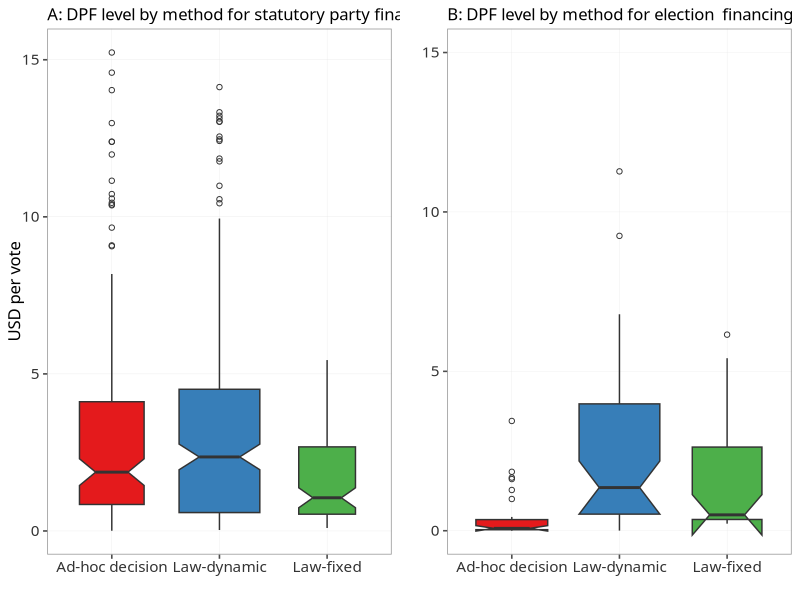
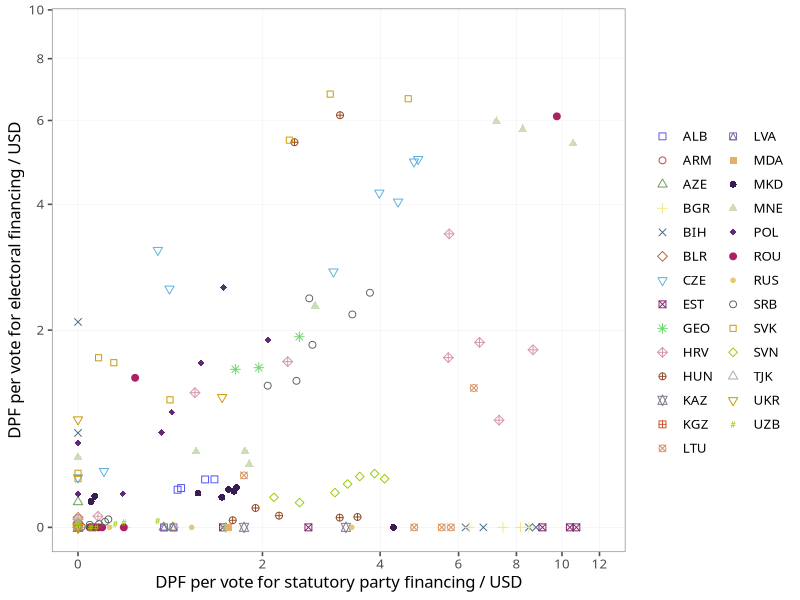
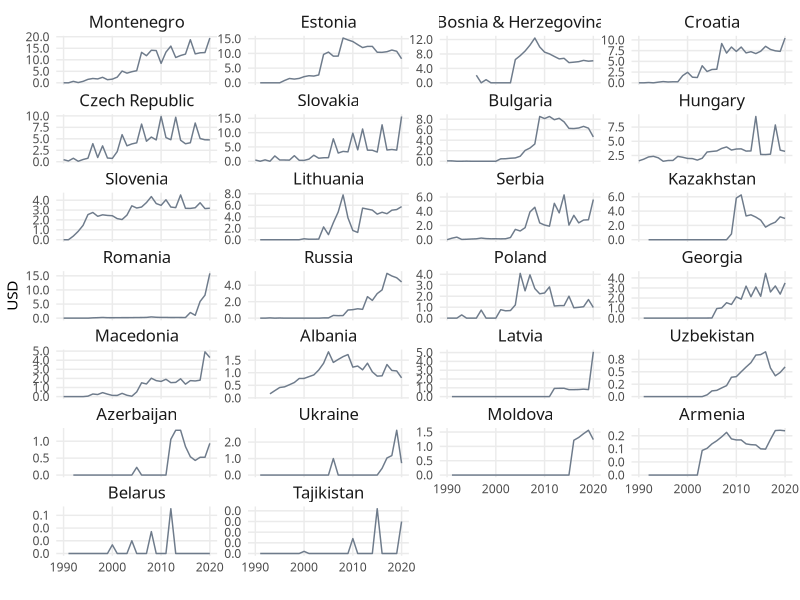

These charts were generated, in order, by the following R code:
## ---- chunk 1
knitr::opts_chunk$set(echo = FALSE, warning = FALSE, message = FALSE)
## ---- chunk 2
# Download R packages 
library(tidyverse)
library(scales) 
library(ggthemes) 
library(ggrepel) 
library(ggpubr) 
library(svglite) 
library(cowplot) 
library(ggsci)
## ---- chunk 3

### Import the dataset from the working directory 
dpf_dataset <- read_csv("dpf_dataset.csv")
## ---- chunk 4

### Custom theme used in some figures
custom_theme <- theme_few(base_size = 12, base_family = "calibri") +
  theme(panel.border = element_rect(color = "gray60"),
        panel.grid.major = element_line(color = "grey90", size= 0.1))
## ---- chunk 5
### Figure 1 - The level of DPF across post-communist regimes by the method setting the amount of and funding type for DPFRV and DPFV 1990-2020

figure_1_A <- dpf_dataset %>%
  drop_na(method_amount_st) %>%
  ggplot(aes(x = method_amount_st, y = dpfv_stat_usd)) +
  geom_boxplot(aes(fill = method_amount_st), varwidth = T,  notch = T, outlier.shape = 1) +
  scale_fill_brewer(palette = "Set1") +
  custom_theme +
  theme(legend.position = "none",
        axis.text = element_text(size = 11, color = "grey20"),
        plot.title = element_text(size = 12)) +
  labs(title = "A: DPF level by method for statutory party financing", x = "", y = "USD per vote")

### Figure 1 - Right-hand panel: Distribution of DPF by method for election activities

df <- dpf_dataset %>%
  select(country_name, method_amount_el, dpfv_elect_usd) %>%
  drop_na(method_amount_el)

figure_1_B <- dpf_dataset %>%
  drop_na(method_amount_el) %>%
  ggplot(aes(x = method_amount_el, y = dpfv_elect_usd)) +
  geom_boxplot(aes(fill = method_amount_el), varwidth = T,  notch = T, outlier.shape = 1) +
  scale_y_continuous(limits = c(0, 15), breaks = seq(0,15, 5)) +
  scale_fill_brewer(palette = "Set1") +
  custom_theme +
  theme(legend.position = "none",
        axis.text = element_text(size = 11, color = "grey20"),
        plot.title = element_text(size = 12)) +
  labs(title = "B: DPF level by method for election  financing", x = "", y = "")
## ---- chunk 6
#| label: fig-boxplot
#| fig-cap: "Variation in the DPF level across post-communist regimes by the method and timeframe 1990-2020"
#| fig-height: 4
#| fig-width: 8
### Combine the left-hand and the right-hand panels of Figure 1
plot_grid(figure_1_A, figure_1_B)
## ---- chunk 7
#| label: fig-stat-elect
#| fig-cap: "Relationship between the DPF level for party statutory and election financing in election years 1990-2020"
#| fig-height: 4
#| fig-width: 8

dpf_dataset %>%
  ggplot(aes(x = dpfv_stat_usd, 
             y = dpfv_elect_usd, 
             shape = country_id,
             color = country_id)) +
  geom_point(size = 2) +
  #geom_jitter(size = 2, height = 0.1, width = 0.1) +
  scale_shape_manual("", values = c(0:25, 35)) +
  scale_color_igv(name = "", palette = "default" ) +
  scale_x_continuous(n.breaks = 7, trans=pseudo_log_trans(base = 10), limits = c(0,12)) +
  scale_y_continuous(n.breaks = 7, trans=pseudo_log_trans(base = 10), limits = c(0,9)) +
  custom_theme +
  theme(panel.grid.minor = element_blank()) +
  labs(x = "DPF per vote for statutory party financing / USD", y = "DPF per vote for electoral financing / USD")
## ---- chunk 8
#| label: fig-line-plot
#| fig-cap: "Cross-national and within-country change in public funding between 1990-2020"
#| fig-height: 8
#| fig-width: 8

dpf_dataset %>%
  group_by(country_name) %>%
  filter(country_id != "KGZ") %>%
  mutate(dpf_country = sum(dpfv_total, na.rm = TRUE)) %>%
  ggplot(aes(x = year, y = dpfv_total)) +
  geom_line(color = "lightsteelblue4") +
  scale_y_continuous(labels = number_format(accuracy = 0.1)) +
  facet_wrap(~fct_rev(fct_reorder(country_name, dpf_country)), ncol = 4, scales = "free_y") +  theme_minimal(base_size = 11, base_family = "calibri")+
  theme(panel.grid.minor = element_blank(), 
        strip.text = element_text(size = 12),
        panel.spacing.x = unit(0,"lines"),
        panel.spacing.y = unit(0.05,"lines"))+ 
  labs(x = "", y = "USD")
